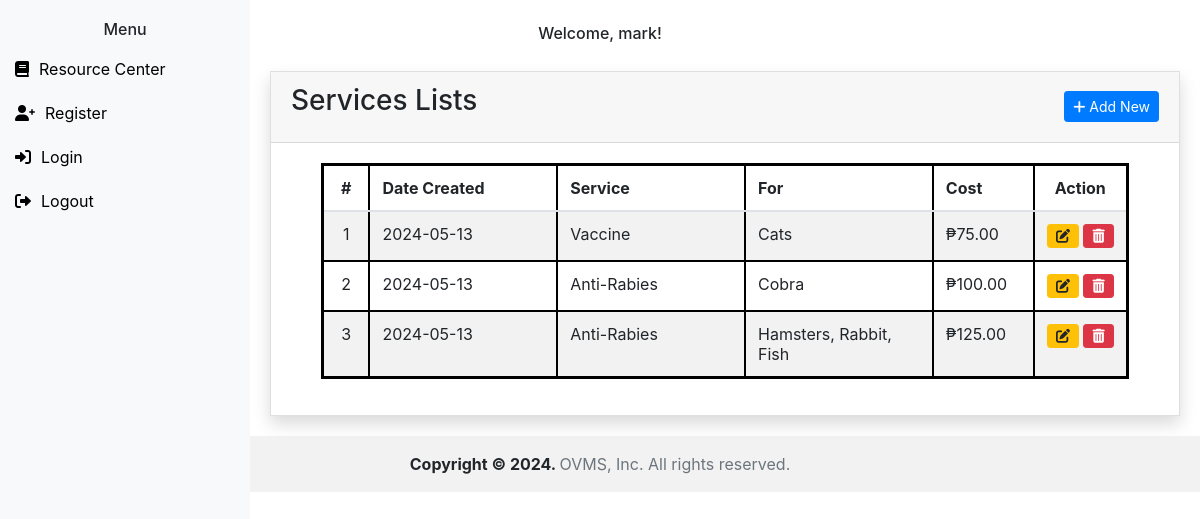
The page /admin-service.php (signed in) on the database its author committed.
### tables this page shows
CREATE TABLE `services` (
  `id` int(10) NOT NULL,
  `categoryids` text NOT NULL,
  `name` text NOT NULL,
  `description` text NOT NULL,
  `fee` decimal(10,2) NOT NULL,
  `date_created` date NOT NULL,
  `date_updated` date NOT NULL
);

### admin-service.php (the view, shortened to what this page needs)
<?php include("includes/header.php"); ?>
<br>
<h6 class="text-center">Welcome, <?php echo $username; ?>!</h6>
<div class="content">
	<div class="card card-outline card-primary rounded-0 shadow">
		<div class="card-header d-flex justify-content-between">
			<h3 class="card-title">Services Lists</h3>
			<div class="card-tools">
				<button class="btn btn-sm btn-primary" data-toggle="modal" data-target="#addServicesModal">
					<i class="fas fa-plus"></i> Add New
				</button>
			</div>
		</div>
		<div class="card-body">
			<div class="container-fluid">
				<div class="container-fluid">
					<table class="table table-hover table-striped">
						<colgroup>
							<col width="5%">
							<col width="20%">
							<col width="20%">
							<col width="20%">
							<col width="10%">
							<col width="10%">
						</colgroup>
						<thead>
							<tr>
								<th class="text-center">#</th>
								<th>Date Created</th>
								<th>Service</th>
								<th>For</th>
								<th>Cost</th>
								<th class="text-center">Action</th>
							</tr>
						</thead>
						<tbody>
                        <?php
                        require 'config.php';
                        $sql = "SELECT s.*, GROUP_CONCAT(c.name SEPARATOR ', ') as category_names
                                FROM services s
                                LEFT JOIN category c ON FIND_IN_SET(c.id, s.categoryids)
                                GROUP BY s.id";
                        $stmt = $pdo->query($sql);
                        $count = 1;
                        while ($row = $stmt->fetch(PDO::FETCH_ASSOC)) {
                            echo "<tr>";
                            echo "<td class='text-center'>" . $count++ . "</td>";
                            echo "<td>" . $row['date_created'] . "</td>";
                            echo "<td>" . $row['name'] . "</td>";
                            echo "<td>" . $row['category_names'] . "</td>";
                            echo "<td>₱" . $row['fee'] . "</td>";
                            echo "<td class='text-center'>
                                    <button class='btn btn-sm btn-warning'><i class='fas fa-edit'></i></button>
                                    <button class='btn btn-sm btn-danger'><i class='fas fa-trash-alt'></i></button>
                                  </td>";
                            echo "</tr>";
                        }
                        ?>
                    </tbody>
					</table>
				</div>
			</div>
		</div>
	</div>
</div>
<?php include("includes/footer.php"); ?>

### admin-service.php (style rules this page uses)
.table { border: 3px solid black; }
.table th, .table td { border: 2px solid black; }
.card-title { margin-bottom: 0; }
.card-tools { display: flex; align-items: center; }

### includes/header.php (style rules this page uses)
.content { margin-left: 250px; padding: 20px; }

### rows shown on the page
services: date_created "2024-05-13", name "Vaccine", category_names "Cats", fee "75.00"
services: date_created "2024-05-13", name "Anti-Rabies", category_names "Cobra", fee "100.00"
services: date_created "2024-05-13", name "Anti-Rabies", category_names "Hamsters, Rabbit, Fish", fee "125.00"

### other values the page prints
$username "mark"
